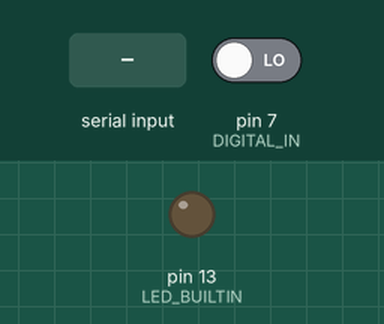
Bench run of a sketch on a simulated Arduino Uno, built with avr-gcc and run on an emulated ATmega328P. Shown: output pins drawn as LEDs (lit = HIGH). The test bench sets the inputs (shaded band); at power-on: pin 7 (DIGITAL_IN) LOW.

Above: at 1.2 s.
1.3 s: "LED ON\n" received over Serial
At 2.2 s:
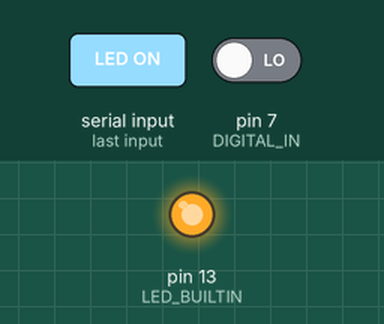
4.7 s: "LED OFF\n" received over Serial
At 6.0 s:
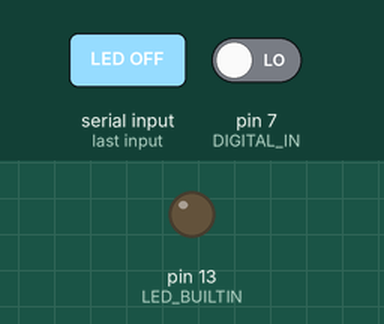
Timing chart, 0 to 7.7 s (numbered marks = the images above; inputs shaded):
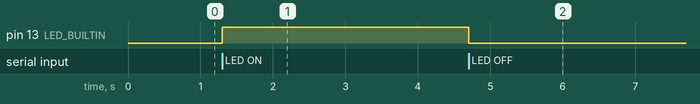

Measured:
- after the input at 1.3 s, pin 13 (LED_BUILTIN): LOW → HIGH at once
- after the input at 4.7 s, pin 13 (LED_BUILTIN): HIGH → LOW at once

The sketch:

LEDChanger.ino
```cpp
#include <Arduino.h>

#define DIGITAL_IN 7

void setup()
{
  Serial.begin(115200);
  Serial.setTimeout(10);
  pinMode(LED_BUILTIN, OUTPUT);
  pinMode(DIGITAL_IN, INPUT);
}

void loop()
{
  String s = Serial.readStringUntil('\n');
  if(s == "LED ON")
  {
    digitalWrite(LED_BUILTIN, HIGH);
  }
  else if(s == "LED OFF")
  {
    digitalWrite(LED_BUILTIN, LOW);
  }

  if(digitalRead(DIGITAL_IN) == HIGH)
  {
    Serial.println(String(DIGITAL_IN) + " HIGH");
  }
}
```
